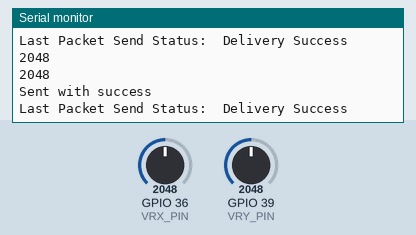
This sketch was run on a simulated ESP32. Parts: the last lines printed to the serial monitor. Inputs (shaded band) come from the test bench; at power-on: GPIO 36 (VRX_PIN) = 2048, GPIO 39 (VRY_PIN) = 2048.

Above: at 1.8 s.
1.9 s: GPIO 36 (VRX_PIN) set to 2340
3.4 s: GPIO 39 (VRY_PIN) set to 1660
At 4.7 s:
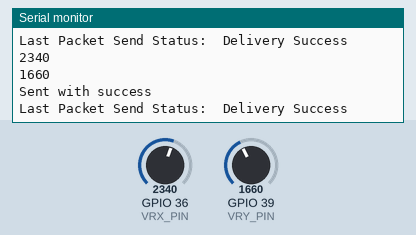
4.9 s: GPIO 36 (VRX_PIN) set to 2260
6.4 s: GPIO 39 (VRY_PIN) set to 1740
At 7.7 s:
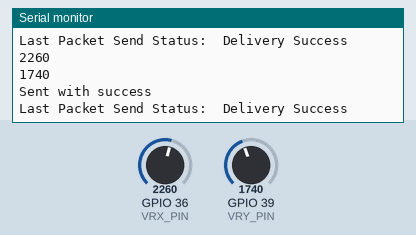
Timing chart, 0 to 8.9 s (numbered marks = the images above; inputs shaded):
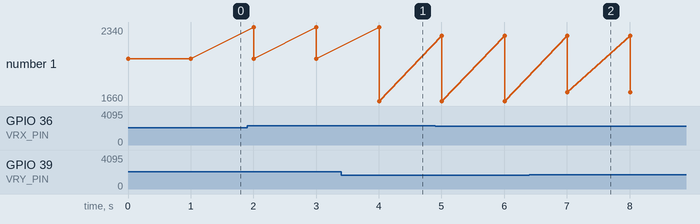

Measured:
- after the input at 3.4 s, the serial monitor: prints a new line after 0.60 s (image 1)
- after the input at 6.4 s, the serial monitor: prints a new line after 0.61 s (image 2)
- plotted number 1: 2048 → 1660 after the input at 3.4 s, 1660 → 1740 after the input at 6.4 s

The sketch:

Arduino_Pyserial.ino
```cpp
// (licence header left out)
#include <esp_now.h>
#include <WiFi.h>
//#include <ezButton.h>

#define VRX_PIN  A0 // ESP32 pin GPIO36 (ADC0) connected to VRX pin
#define VRY_PIN  A3 // ESP32 pin GPIO39 (ADC3) connected to VRY pin
#define SW_PIN   17 // ESP32 pin GPIO17 connected to SW  pin
int xValue = 0; // To store value of the X axis
int yValue = 0; // To store value of the Y axis
int bValue = 0; // To store value of the button


//ezButton button(SW_PIN); // joystick button


// REPLACE WITH YOUR RECEIVER MAC Address
uint8_t broadcastAddress[] = {0xC8, 0xC9, 0xA3, 0x38, 0xFA, 0x99};

// Structure example to send data
// Must match the receiver structure
typedef struct struct_message {

  // gyroscope/imaging information  (send a string with the correct "command"/gesture  -  If no gestures made, send a "NULL" or "none")
  int gesture = 0;

  // joystick information (string that can be u, d, l, r, n  standing for up, down, left, right, none)
  char joystick_direction;

  // button information (button to determine the function of the joystick)
  bool state_button;

} struct_message;

// Create a struct_message called myData
struct_message myData;

esp_now_peer_info_t peerInfo;

// callback when data is sent
void OnDataSent(const uint8_t *mac_addr, esp_now_send_status_t status) {
  Serial.print("\r\nLast Packet Send Status:\t");
  Serial.println(status == ESP_NOW_SEND_SUCCESS ? "Delivery Success" : "Delivery Fail");
}

void setup() {
  // Init Serial Monitor
  Serial.begin(115200);
  //button.setDebounceTime(50); // set debounce time to 50 milliseconds

  // Set device as a Wi-Fi Station
  WiFi.mode(WIFI_STA);

  // Init ESP-NOW
  if (esp_now_init() != ESP_OK) {
    Serial.println("Error initializing ESP-NOW");
    return;
  }

  // Once ESPNow is successfully Init, we will register for Send CB to
  // get the status of Trasnmitted packet
  esp_now_register_send_cb(OnDataSent);

  // Register peer
  memcpy(peerInfo.peer_addr, broadcastAddress, 6);
  peerInfo.channel = 0;
  peerInfo.encrypt = false;

  // Add peer
  if (esp_now_add_peer(&peerInfo) != ESP_OK){
    Serial.println("Failed to add peer");
    return;
  }
}

void loop() { // -----------------------------------------------------------------------------------------------


  // CONDITIONS

  // read conditions of the joystick -> x and y analog values
  xValue = analogRead(VRX_PIN);
  yValue = analogRead(VRY_PIN);

  Serial.println(xValue);
  Serial.println(yValue);

  bValue = false;//button.getState();

  if (/* button.isPressed() */ bValue == true) {
    // Serial.println("The button is pressed");
    myData.state_button = true;
  } else {
    myData.state_button = false;
  }

  if(xValue <= 100 && 1700 <= yValue <= 2300){
    myData.joystick_direction = 'l';

  } else if(1700 <= xValue <= 2300 && yValue <= 100){
    myData.joystick_direction = 'd';

  } else if(3000 <= xValue && 1700 <= yValue <= 2300){
    myData.joystick_direction = 'r';

  } else if(1700 <= xValue <= 2300 && 3000 <= yValue){
    myData.joystick_direction = 'u';

  } else if(1700 <= xValue <= 2300 && 1700 <= yValue <= 2300){
    myData.joystick_direction = 'n';
  }


  // read parameters of the image

  myData.gesture = Serial.read();

  // Set values to send - set each variable in struct message


  // Send message via ESP-NOW

  esp_err_t result = esp_now_send(broadcastAddress, (uint8_t *) &myData, sizeof(myData));

  if (result == ESP_OK) {
    Serial.println("Sent with success");
  }
  else {
    Serial.println("Error sending the data");
  }
  delay(1000);


}
```
